Frame 1 (no input): blank canvas, image omitted
Frame 60 (the mouse pressed at the canvas centre just before this capture): blank canvas, image omitted
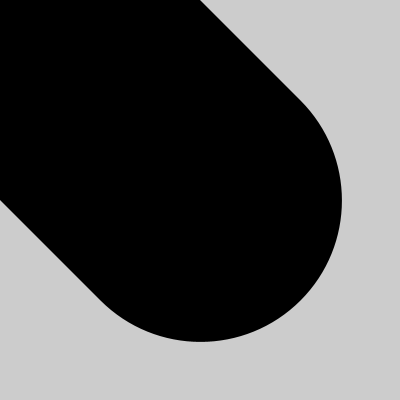
Frame 120 (the mouse held since frame 60 and released just before this capture)

The Processing sketch whose frames 1 and 60 were blank and that drew this single picture after the mouse press (run headless with seeded random() and noise(); from frame 60 on, the mouse is pressed at the canvas centre):

// Processing sketch: FdI_2019_03_draw_line
// ── FdI_2019_03_draw_line.pde
void setup(){
  size(400,400);  
}

void draw(){
  stroke(0);
  //point(mouseX, mouseY);
  strokeWeight(dist(pmouseX, pmouseY, mouseX, mouseY));
  line(pmouseX, pmouseY, mouseX, mouseY);
  
  ;
}
